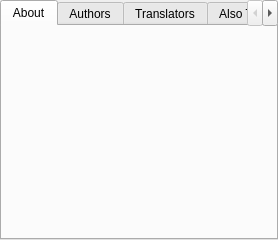
<?xml version="1.0" encoding="UTF-8"?>
<ui version="4.0">
 <author>
  SPDX-FileCopyrightText: 2022 L. E. Segovia &lt;amy@amyspark.me&gt;
  SPDX-License-Identifier: GPL-3.0-or-later
 </author>
 <class>WdgAboutApplication</class>
 <widget class="QWidget" name="WdgAboutApplication">
  <layout class="QVBoxLayout" name="verticalLayout">
   <property name="leftMargin">
    <number>0</number>
   </property>
   <property name="topMargin">
    <number>0</number>
   </property>
   <property name="rightMargin">
    <number>0</number>
   </property>
   <property name="bottomMargin">
    <number>0</number>
   </property>
   <item>
    <widget class="QTabWidget" name="tabWidget">
     <property name="currentIndex">
      <number>0</number>
     </property>
     <widget class="QWidget" name="aboutTab">
      <attribute name="title">
       <string>About</string>
      </attribute>
      <layout class="QVBoxLayout" name="verticalLayout_2"/>
     </widget>
     <widget class="QWidget" name="authorsTab">
      <attribute name="title">
       <string comment="Heading for the list of Krita authors/developers">Authors</string>
      </attribute>
      <layout class="QVBoxLayout" name="verticalLayout_3">
       <item>
        <widget class="QTextEdit" name="lblAuthors">
         <property name="readOnly">
          <bool>true</bool>
         </property>
        </widget>
       </item>
      </layout>
     </widget>
     <widget class="QWidget" name="translatorsTab">
      <attribute name="title">
       <string>Translators</string>
      </attribute>
      <layout class="QVBoxLayout" name="verticalLayout_7">
       <item>
        <widget class="QTextBrowser" name="lblTranslators">
         <property name="readOnly">
          <bool>true</bool>
         </property>
         <property name="openExternalLinks">
          <bool>true</bool>
         </property>
        </widget>
       </item>
      </layout>
     </widget>
     <widget class="QWidget" name="creditsTab">
      <attribute name="title">
       <string>Also Thanks To</string>
      </attribute>
      <layout class="QVBoxLayout" name="verticalLayout_5">
       <item>
        <widget class="QTextEdit" name="lblCredits">
         <property name="readOnly">
          <bool>true</bool>
         </property>
        </widget>
       </item>
      </layout>
     </widget>
     <widget class="QWidget" name="licenseTab">
      <attribute name="title">
       <string>License</string>
      </attribute>
      <layout class="QVBoxLayout" name="verticalLayout_6">
       <item>
        <widget class="QTextEdit" name="lblLicense">
         <property name="readOnly">
          <bool>true</bool>
         </property>
        </widget>
       </item>
      </layout>
     </widget>
     <widget class="QWidget" name="thirdPartyLibrariesTab">
      <attribute name="title">
       <string>Third-party libraries</string>
      </attribute>
      <layout class="QVBoxLayout" name="verticalLayout_8">
       <item>
        <widget class="QTextBrowser" name="lblThirdParty">
         <property name="readOnly">
          <bool>true</bool>
         </property>
         <property name="openExternalLinks">
          <bool>true</bool>
         </property>
        </widget>
       </item>
      </layout>
     </widget>
    </widget>
   </item>
  </layout>
 </widget>
 <resources/>
 <connections/>
</ui>
